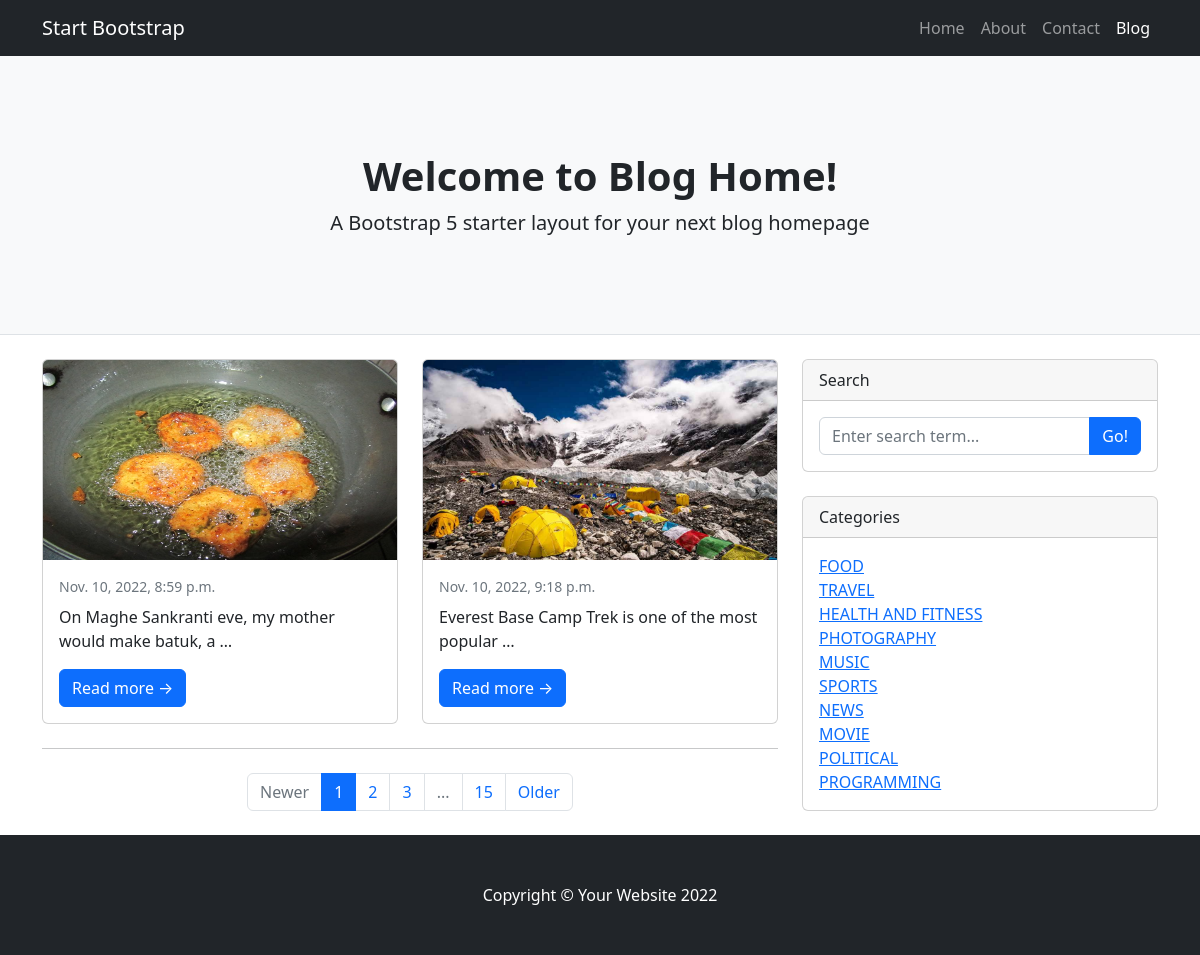
/blog/home/, run on an earlier commit of the app's database.
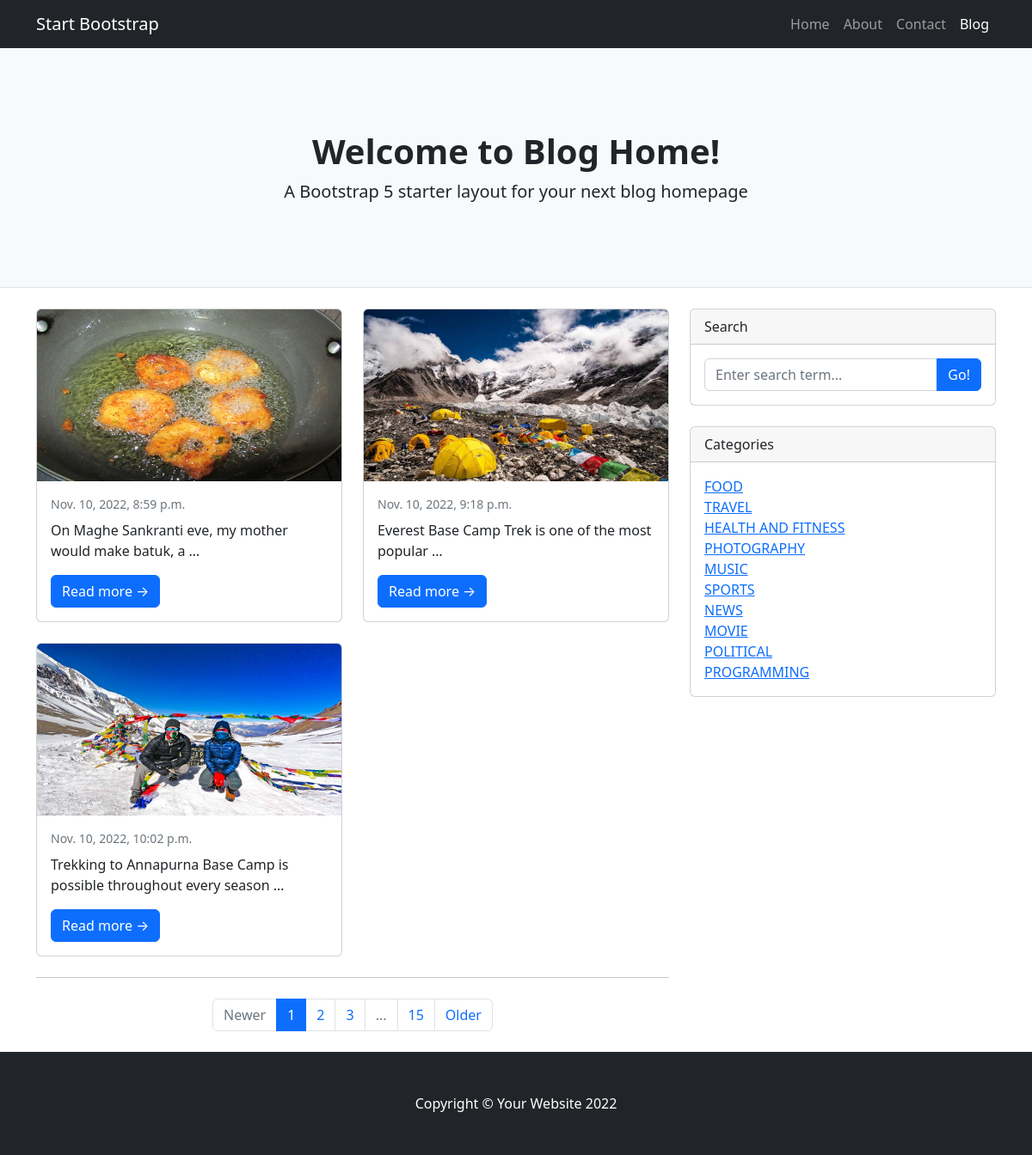
And on a later commit of the database.
### blog/models.py (models this page shows, shortened)
class Post(models.Model):
    STATUS_CHOICES = (
        ("DRAFT","DRAFT"),
        ("PUBLISHED", "PUBLISHED"),
    )
    title = models.CharField(max_length=255)
    slug = models.CharField(max_length=255, unique=True)
    author = models.ForeignKey(User, on_delete=models.CASCADE)
    category = models.ForeignKey(Category, on_delete=models.CASCADE)
    body = models.TextField()
    image = models.ImageField(upload_to="images/blog/%Y/%m/%d", default="images/blog/default.jpg")
    status = models.CharField(max_length=20, choices=STATUS_CHOICES, default="DRAFT")
    created = models.DateTimeField(auto_now_add=True)
    updated = models.DateTimeField(auto_now = True)
    published = models.DateTimeField(default=timezone.now)

class Category(models.Model):
    name = models.CharField(max_length=255, unique=True)
    def __str__(self):
        return self.name

### blog/views.py (the view)
# urls.py: path("home/", home, name="home"),
def home(request):
    posts = Post.objects.all().filter(status="PUBLISHED")
    category = Category.objects.all()
    context = {
        "posts":posts,
        "category":category
    }
    return render(request, "blog/index.html", context)

### templates/blog/index.html (shortened to what this page needs)
{% extends 'base.html' %}
{% block content %}
   <header class="py-5 bg-light border-bottom mb-4">
    <div class="container">
        <div class="text-center my-5">
            <h1 class="fw-bolder">Welcome to Blog Home!</h1>
            <p class="lead mb-0">A Bootstrap 5 starter layout for your next blog homepage</p>
        </div>
    </div>
</header>
<div class="container">
    <div class="row">
        <div class="col-lg-8">
            <div class="row">
                {% for post in posts %}
                    <div class="col-lg-6">
                        <div class="card mb-4">
                            <a href="#!"><img class="card-img-top" height="200px" src="{{post.image.url}}" alt="..." /></a>
                            <div class="card-body">
                                <div class="small text-muted">{{post.published}}</div>
                                <p class="card-text">{{post.body | truncatewords:10}}</p>
                                <a class="btn btn-primary" href="#!">Read more →</a>
                            </div>
                        </div>
                    </div>
                {% endfor %}
            </div>
            <nav aria-label="Pagination">
                <hr class="my-0" />
                <ul class="pagination justify-content-center my-4">
                    <li class="page-item disabled"><a class="page-link" href="#" tabindex="-1" aria-disabled="true">Newer</a></li>
                    <li class="page-item active" aria-current="page"><a class="page-link" href="#!">1</a></li>
                    <li class="page-item"><a class="page-link" href="#!">2</a></li>
                    <li class="page-item"><a class="page-link" href="#!">3</a></li>
                    <li class="page-item disabled"><a class="page-link" href="#!">...</a></li>
                    <li class="page-item"><a class="page-link" href="#!">15</a></li>
                    <li class="page-item"><a class="page-link" href="#!">Older</a></li>
                </ul>
            </nav>
        </div>
        <div class="col-lg-4">
            <div class="card mb-4">
                <div class="card-header">Search</div>
                <div class="card-body">
                    <div class="input-group">
                        <input class="form-control" type="text" placeholder="Enter search term..." aria-label="Enter search term..." aria-describedby="button-search" />
                        <button class="btn btn-primary" id="button-search" type="button">Go!</button>
                    </div>
                </div>
            </div>
            <div class="card mb-4">
                <div class="card-header">Categories</div>
                <div class="card-body">
                    <div class="row">
                        <div class="col-sm">
                            <ul class="list-unstyled mb-0">
                                {% for cat in category %}
                                    <li><a href="#!">{{cat}}</a></li>
                                {% endfor %}
                            </ul>
                        </div>
                    </div>
                </div>
            </div>
        </div>
    </div>
</div>
{% endblock content %}

### templates/base.html (shortened to what this page needs)
<!DOCTYPE html>
<html lang="en">
<head>
    <link href="https://cdn.jsdelivr.net/npm/bootstrap@5.2.2/dist/css/bootstrap.min.css" rel="stylesheet">
</head>
<body>
    <nav class="navbar navbar-expand-lg navbar-dark bg-dark">
        <div class="container">
            <a class="navbar-brand" href="#!">Start Bootstrap</a>
            <div class="collapse navbar-collapse" id="navbarSupportedContent">
                <ul class="navbar-nav ms-auto mb-2 mb-lg-0">
                    <li class="nav-item"><a class="nav-link" href="#">Home</a></li>
                    <li class="nav-item"><a class="nav-link" href="#!">About</a></li>
                    <li class="nav-item"><a class="nav-link" href="#!">Contact</a></li>
                    <li class="nav-item"><a class="nav-link active" aria-current="page" href="#">Blog</a></li>
                </ul>
            </div>
        </div>
    </nav>
    {% block content %}{% endblock content %}
    <footer class="py-5 bg-dark">
        <div class="container"><p class="m-0 text-center text-white">Copyright &copy; Your Website 2022</p></div>
    </footer>
</body>
</html>

What changed in the data, as far as the page shows it:
added Post: image (picture), published "Nov. 10, 2022, 10:02 p.m.", body "Trekking to Annapurna Base Camp is possible throughout every season …"
